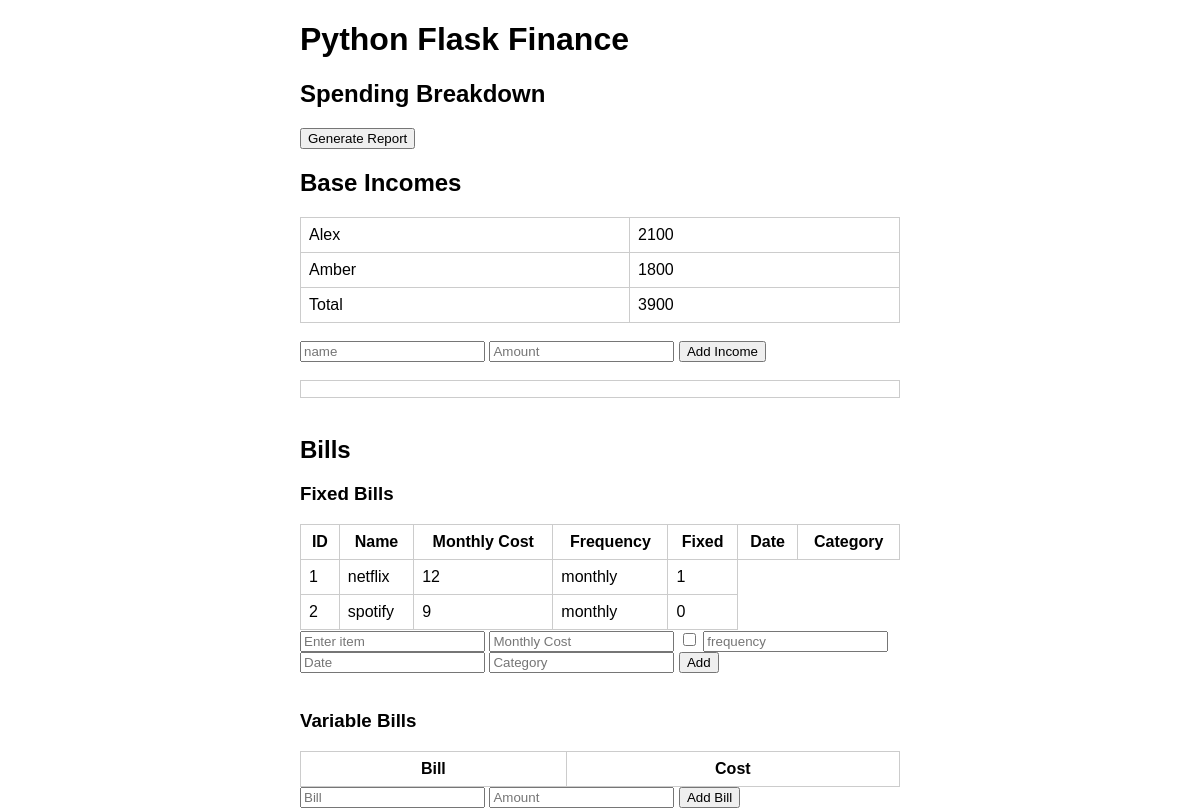
Before: / with the older database file.
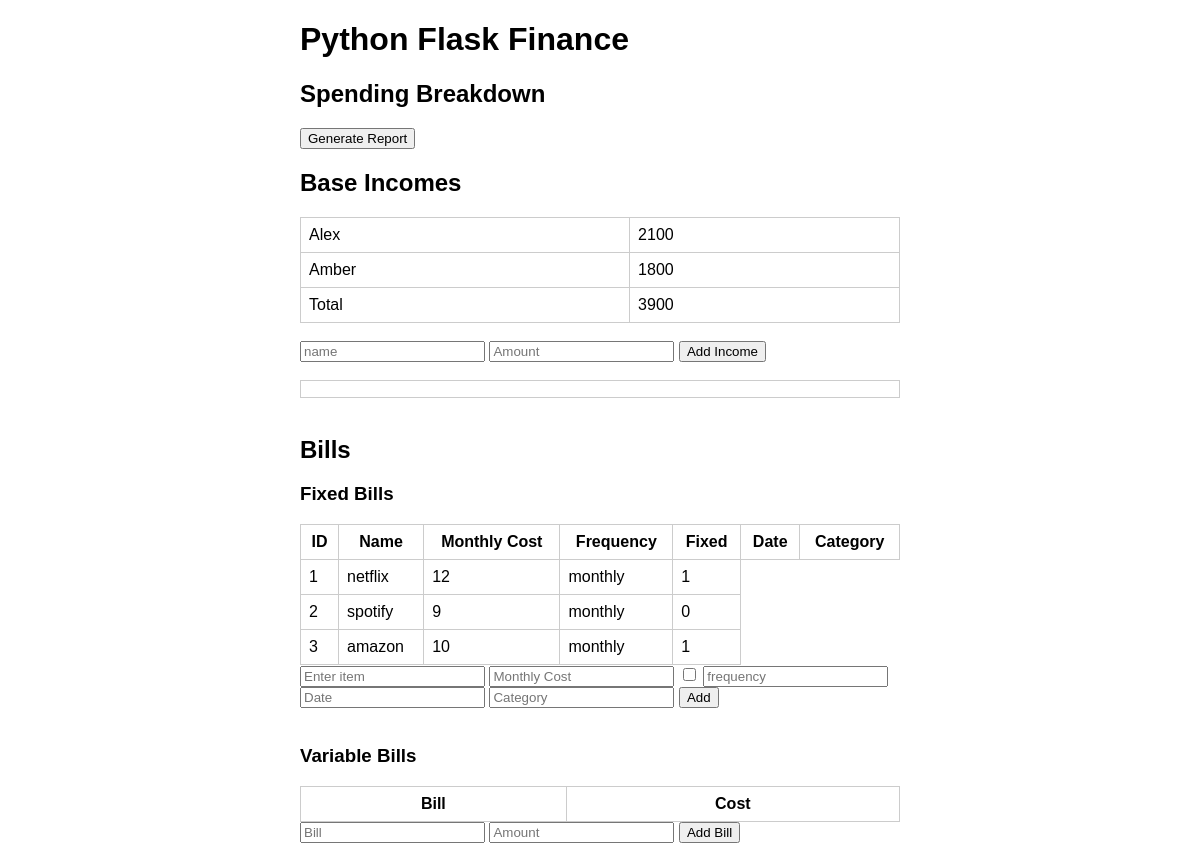
After: the same page with the newer database file.
### tables this page shows
CREATE TABLE outgoings (
            id INTEGER PRIMARY KEY AUTOINCREMENT,
            name TEXT NOT NULL,
            fixed INTEGER NOT NULL,
            amount INTEGER NOT NULL,
            frequency TEXT NOT NULL,
            date INTEGER,
            category TEXT
        );

### server.py (the view)
@app.route("/")
def index():
    connection = get_db_connection()
    items = connection.execute("SELECT * FROM outgoings").fetchall()
    connection.close()
    return render_template("index.html", items=items, incomes=income.calculate_total_income([2100,1800]))

### income.py (called while the page is built)
def calculate_total_income(incomes):
    return sum(incomes)

### server.py (called while the page is built)
def get_db_connection():
    connection = sqlite3.connect(db)
    connection.row_factory = sqlite3.Row
    return connection

### templates/index.html (shortened to what this page needs)
<!DOCTYPE html>
<html>
<head>
</head>
<body>
    <h1>Python Flask Finance</h1>
    <section id="spending-breakdown">
         <h2>Spending Breakdown</h2>
         <button id="generate-report">Generate Report</button>
    </section>
    <section id="income">
        <h2>Base Incomes</h2>
        <table>
            <tr>
                <td>Alex</td><td>2100</td>
            </tr>
            <tr>
                <td>Amber</td><td>1800</td>
            </tr>
            <tr>
                <td>Total</td><td>{{ incomes }}</td>
            </tr>
        </table>
        <br>
        <section>
            <input placeholder="name" type="text">
            <input placeholder="Amount" type="number">
            <button id="add-income">Add Income</button>
        </section>
        <br>
    </section>
    <section id="saving-pots">
        <table>
            <tr><th></th></tr>
        </table>
    </section>
    <br>
    <section id="outgoings-table">
        <h2>Bills</h2>
        <h3>Fixed Bills</h3>
        <table>
            <tr>
                <th>ID</th>
                <th>Name</th>
                <th>Monthly Cost</th>
                <th>Frequency</th>
                <th>Fixed</th>
                <th>Date</th>
                <th>Category</th>
            </tr>
            {% for item in items %}
            <tr>
                <td>{{ item.id }}</td>
                <td>{{ item.name }}</td>
                <td>{{ item.amount }}</td>
                <td>{{ item.frequency }}</td>
                <td>{{ item.fixed }}</td>
            </tr>
            {% endfor %}
        </table>
        <form action="/add-outgoing" method="post" id="add-outgoing-form">
            <input type="text" name="name" placeholder="Enter item" required>
            <input type="number" name="monthly-cost" placeholder="Monthly Cost" required>
            <input type="checkbox" name="fixed" title="Fixed?">
            <input type="text" name="frequency" placeholder="frequency">
            <input type="number" name="date" placeholder="Date">
            <input type="text" name="category" placeholder="Category">
            <button type="submit">Add</button>
        </form>
        <br>
        <h3>Variable Bills</h3>
        <table>
            <tr><th>Bill</th><th>Cost</th></tr>
        </table>
        <form>
            <input type="text" name="bill" placeholder="Bill">
            <input type="number" name="amount" placeholder="Amount">
            <button id="add-variable-bill">Add Bill</button>
        </form>
    </section>
</body>
</html>

### templates/index.html (style rules this page uses)
body { font-family: sans-serif; max-width: 600px; margin: auto; }
table { width: 100%; border-collapse: collapse; }
td, th { border: 1px solid #ccc; padding: 8px; }

Changed rows visible on the page:
added outgoings: id "3", name "amazon", amount "10", frequency "monthly", fixed "1"
